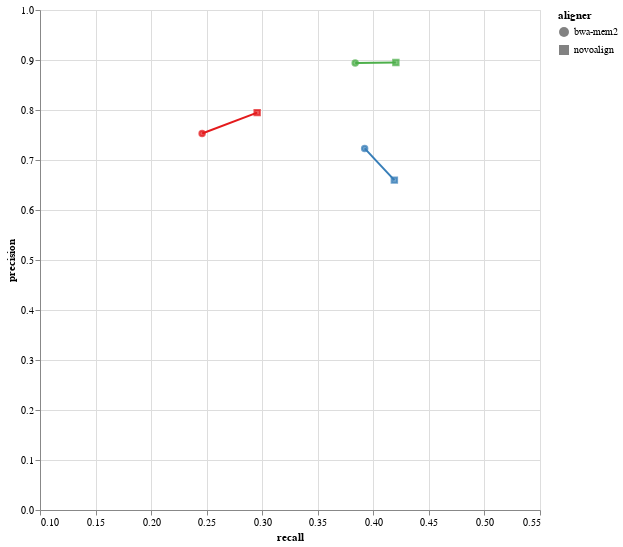

Here is the notebook cell this chart was saved with:
### Markdown cell above
## Plot precision vs recall

### Code cell
lines_of_change = (
    alt.Chart(benchmark_all)
    .mark_line()
    .encode(
        x="recall",
        y="precision",
        color=alt.Color("caller", legend=None).scale(scheme="set1"),
    )
)

precision_recall_points = (
    alt.Chart(benchmark_all)
    .mark_point()
    .encode(
        x=alt.X("recall:Q").scale(domain=(0.1, 0.55)),
        y=alt.Y("precision:Q").scale(domain=(0.5, 1.0)),
        shape="aligner",
        fill=alt.Fill("caller").scale(scheme="set1"),
        stroke=alt.Stroke("caller").scale(scheme="set1"),
        tooltip=["aligner", "caller", "recall", "precision", "f1"],
    )
    .properties(width=500, height=500)
)

precision_recall_plot = lines_of_change + precision_recall_points

precision_recall_plot.interactive()

### Figure 1 — Vega-Lite specification as saved in the notebook (floating-point values rounded to 4 significant figures)
{"config": {"view": {"continuousWidth": 300, "continuousHeight": 300}}, "layer": [{"mark": {"type": "line"}, "encoding": {"color": {"field": "caller", "legend": null, "scale": {"scheme": "set1"}, "type": "nominal"}, "x": {"field": "recall", "type": "quantitative"}, "y": {"field": "precision", "type": "quantitative"}}, "name": "view_1"}, {"mark": {"type": "point"}, "encoding": {"fill": {"field": "caller", "scale": {"scheme": "set1"}, "type": "nominal"}, "shape": {"field": "aligner", "type": "nominal"}, "stroke": {"field": "caller", "scale": {"scheme": "set1"}, "type": "nominal"}, "tooltip": [{"field": "aligner", "type": "nominal"}, {"field": "caller", "type": "nominal"}, {"field": "recall", "type": "quantitative"}, {"field": "precision", "type": "quantitative"}, {"field": "f1", "type": "quantitative"}], "x": {"field": "recall", "scale": {"domain": [0.1, 0.55]}, "type": "quantitative"}, "y": {"field": "precision", "scale": {"domain": [0.5, 1.0]}, "type": "quantitative"}}}], "data": {"name": "data-dd16b28adc6704c5056e338735d8f43e"}, "height": 500, "params": [{"name": "param_1", "select": {"type": "interval", "encodings": ["x", "y"]}, "bind": "scales", "views": ["view_1"]}], "width": 500, "$schema": "https://vega.github.io/schema/vega-lite/v5.17.0.json", "datasets": {"data-dd16b28adc6704c5056e338735d8f43e": [{"f1": 0.3707, "recall": 0.2459, "precision": 0.753, "sample": "HG002", "aligner": "bwa-mem2", "caller": "delly", "svtype": "ALL"}, {"f1": 0.5086, "recall": 0.3922, "precision": 0.7232, "sample": "HG002", "aligner": "bwa-mem2", "caller": "dysgu", "svtype": "ALL"}, {"f1": 0.5369, "recall": 0.3837, "precision": 0.894, "sample": "HG002", "aligner": "bwa-mem2", "caller": "manta", "svtype": "ALL"}, {"f1": 0.4308, "recall": 0.2955, "precision": 0.7948, "sample": "HG002", "aligner": "novoalign", "caller": "delly", "svtype": "ALL"}, {"f1": 0.5125, "recall": 0.4189, "precision": 0.6598, "sample": "HG002", "aligner": "novoalign", "caller": "dysgu", "svtype": "ALL"}, {"f1": 0.572, "recall": 0.4203, "precision": 0.8949, "sample": "HG002", "aligner": "novoalign", "caller": "manta", "svtype": "ALL"}]}}
